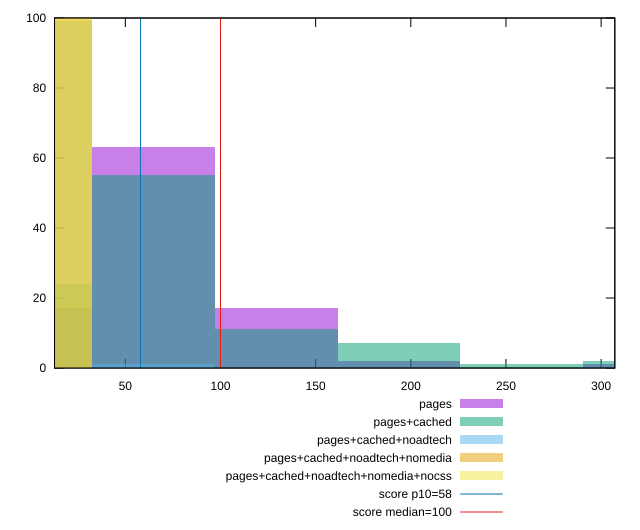

Generate this figure with gnuplot:
reset

$pages <<EOF
193.7904116261134 2
322.9840193768557 1
129.19360775074227 17
64.59680387537114 63
0 17
EOF

$pagesCached <<EOF
322.9840193768557 2
258.38721550148455 1
193.7904116261134 7
129.19360775074227 11
64.59680387537114 55
0 24
EOF

$pagesCachedNoadtech <<EOF
0 99
64.59680387537114 1
EOF

$pagesCachedNoadtechNomedia <<EOF
0 100
EOF

$pagesCachedNoadtechNomediaNocss <<EOF
0 100
EOF

set key outside below
set boxwidth 64.59680387537114
set xrange [12.8:307.20000000000294]
set yrange [0:100]
set trange [0:100]
set style fill transparent solid 0.5 noborder

set parametric
set terminal svg size 640, 530 enhanced background rgb 'white'
set output "report_00017_2021-02-10T15-08-03.406Z/estimated-input-latency/comparison/histogram/all_raw.svg"

plot $pages title "pages" with boxes, \
     $pagesCached title "pages+cached" with boxes, \
     $pagesCachedNoadtech title "pages+cached+noadtech" with boxes, \
     $pagesCachedNoadtechNomedia title "pages+cached+noadtech+nomedia" with boxes, \
     $pagesCachedNoadtechNomediaNocss title "pages+cached+noadtech+nomedia+nocss" with boxes, \
     58,t title "score p10=58", \
     100,t title "score median=100"

reset
